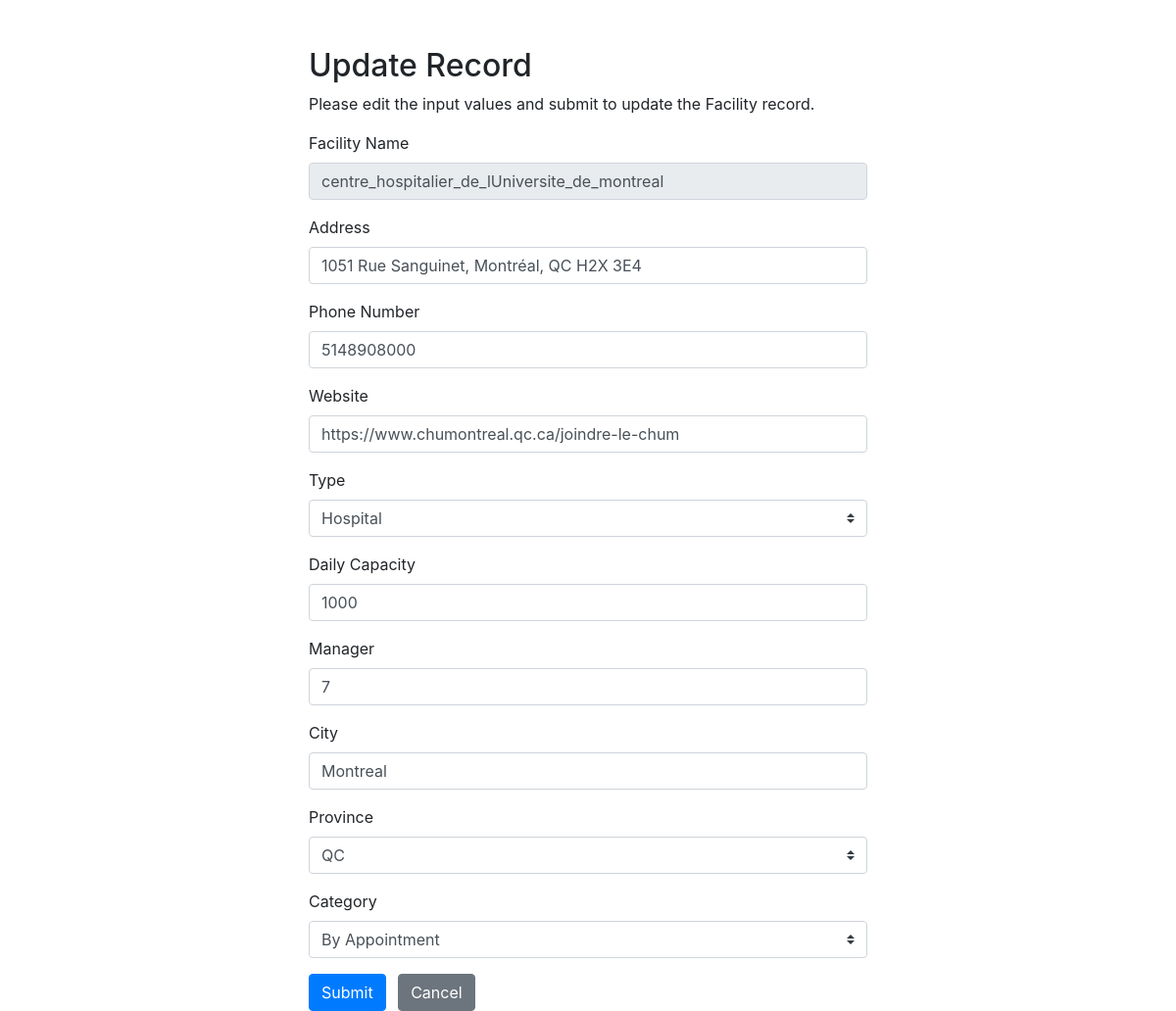
Screenshot of /php/facility/update.php?name=centre_hospitalier_de_lUniversite_de_montreal with the database file from the repository.
### tables this page shows
CREATE TABLE `facility` (
  `name` varchar(255) NOT NULL,
  `address` varchar(255) NOT NULL,
  `phone` varchar(10) DEFAULT NULL,
  `website` varchar(255) DEFAULT NULL,
  `type` enum('hospital','clinic','special_installment') NOT NULL,
  `capacity` int NOT NULL,
  `manager` int DEFAULT NULL,
  `city` varchar(255) DEFAULT NULL,
  `province` varchar(255) DEFAULT NULL,
  `category` enum('by_appointment','walk_in') NOT NULL,
  PRIMARY KEY (`name`),
  KEY `manager` (`manager`),
  CONSTRAINT `facility_ibfk_1` FOREIGN KEY (`manager`) REFERENCES `person` (`person_id`)
);

### php/facility/update.php (the view, shortened to what this page needs)
<?php
$link = connect();
$name = $address = $phone = $website = "";
$type = $capacity = $manager = $city=$province = $category = "";
$sql = "SELECT * FROM province";
$result = mysqli_query($link, $sql);
$all_province = mysqli_fetch_all($result, MYSQLI_ASSOC);
if (isset($_POST["name"]) && !empty($_POST["name"])) {
  $new_name = trim($_POST["name"]);
  $new_address = trim($_POST["address"]);
  $new_phone = trim($_POST["phone"]);
  $new_website = trim($_POST["website"]);
  $new_type = trim($_POST["type"]);
  $new_capacity = (int)trim($_POST["capacity"]);
  $new_manager = (int)trim($_POST["manager"]);
  $new_city = trim($_POST["city"]);
  $new_province = trim($_POST["province"]);
  $new_category = trim($_POST["category"]);
  if ($new_manager == 0) {
    $new_manager = null;
  }
  $sql = "UPDATE facility SET `address`= ?, phone = ?, website=?, `type`=?, capacity=?,  manager=?, city=?, province=?, category=? where `name`=?";
  $stmt = mysqli_prepare($link, $sql);
  mysqli_stmt_bind_param($stmt, "ssssiissss", $new_address, $new_phone, $new_website, $new_type, $new_capacity, $new_manager, $new_city, $new_province, $new_category, $new_name);
  if ($stmt) {
    if (mysqli_stmt_execute($stmt)) {
      header("location: facility.php");
      exit();
    } else {
      echo "Oops! Something went wrong. Please try again later.";
    }
  }
  mysqli_stmt_close($stmt);
  mysqli_close($link);
} else {
  if (isset($_GET["name"]) && !empty(trim($_GET["name"]))) {
    $name = trim($_GET["name"]);
    $sql = "SELECT * FROM facility WHERE name = ?";
    if ($stmt = mysqli_prepare($link, $sql)) {
      mysqli_stmt_bind_param($stmt, "s", $name);
      if (mysqli_stmt_execute($stmt)) {
        $result = mysqli_stmt_get_result($stmt);
        if (mysqli_num_rows($result) == 1) {
          $row = mysqli_fetch_array($result, MYSQLI_ASSOC);
          $name = $row["name"];
          $address = $row["address"];
          $phone = $row["phone"];
          $website = $row["website"];
          $capacity = $row["capacity"];
          $manager = $row["manager"];
            $city = $row["city"];
          $province_name = $row["province"];
        } else {
          header("location: error.php");
          exit();
        }
      } else {
        echo "Oops! Something went wrong. Please try again later.";
      }
    }
  } else {
    header("location: error.php");
    exit();
  }
}
?>
<!DOCTYPE html>
<html lang="en">
<head>
  <link rel="stylesheet" href="https://stackpath.bootstrapcdn.com/bootstrap/4.5.2/css/bootstrap.min.css">
</head>
<body>
  <div class="wrapper">
    <div class="container-fluid">
      <div class="row">
        <div class="col-md-12">
          <h2 class="mt-5">Update Record</h2>
          <p>Please edit the input values and submit to update the Facility record.</p>
          <form action="<?php echo htmlspecialchars(basename($_SERVER['REQUEST_URI'])); ?>" method="post">
            <div class="form-group">
              <label>Facility Name</label>
              <input type="text" name="name" class="form-control" value="<?php echo $name; ?>" readonly>
            </div>
            <div class="form-group">
              <label>Address</label>
              <input type="text" name="address" class="form-control " value="<?php echo $address; ?>">
            </div>
            <div class="form-group">
              <label>Phone Number</label>
              <input type="text" name="phone" class="form-control " value="<?php echo $phone; ?>">
            </div>
            <div class="form-group">
              <label>Website</label>
              <input type="text" name="website" class="form-control " value="<?php echo $website; ?>">
            </div>
            <div class="form-group">
              <label>Type</label>
              <select select class="custom-select" name="type" id="inputGroupSelect01">
                <option value="hospital">Hospital</option>
              </select>
            </div>
            <div class="form-group">
              <label>Daily Capacity</label>
              <input type="number" name="capacity" class="form-control " value="<?php echo $capacity; ?>">
            </div>
            <div class="form-group">
              <label>Manager</label>
              <input type="number" name="manager" class="form-control " value="<?php echo $manager; ?>">
            </div>
              <div class="form-group">
                  <label>City</label>
                  <input type="text" name="city" class="form-control " value="<?php echo $city; ?>">
              </div>
            <div class="form-group">
              <label>Province</label>
              <select class="custom-select" id="inputGroupSelect01" name="province">
                <?php
                foreach ($all_province as $province) {
                  if ($province['name'] == $province_name) {
                    echo '<option selected values=\"' . $province['name'] . '\">' . $province['name'] . '</option>';
                  } else {
                    echo '<option values=\"' . $province['name'] . '\">' . $province['name'] . '</option>';
                  }
                }
                ?>
              </select>
            </div>
            <div class="form-group">
              <label>Category</label>
              <select select class="custom-select" name="category" id="inputGroupSelect01">
                <option value="by_appointment">By Appointment</option>
              </select>
            </div>
            <input type="submit" class="btn btn-primary" value="Submit">
            <a href="facility.php" class="btn btn-secondary ml-2">Cancel</a>
          </form>
        </div>
      </div>
    </div>
  </div>
</body>
</html>

### php/facility/update.php (style rules this page uses)
.wrapper { width: 600px; margin: 0 auto; }

### rows the page displays
facility: name "centre_hospitalier_de_lUniversite_de_montreal", address "1051 Rue Sanguinet, Montréal, QC H2X 3E4", phone "5148908000", website "https://www.chumontreal.qc.ca/joindre-le-chum", capacity "1000", manager "7", city "Montreal"

### other values shown
form field province "QC"
